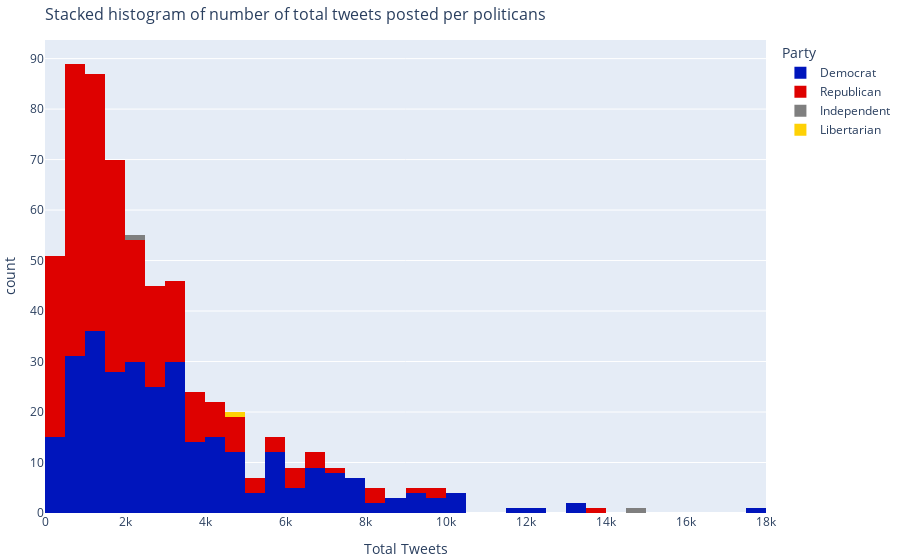

The cell this chart's notebook holds for it:
### Markdown cell above
### Distribution of tweets
Lets explore the distribution of number of tweets posted per politician.

### Code cell
fig = px.histogram(
    tweet_counts, 
    x="Total Tweets", 
    title='Stacked histogram of number of total tweets posted per politicans',
    color='Party',
    color_discrete_sequence=["#0015BC", "#DE0100", "#7f7f7f", "#FED105"]
)
fig.update_layout(
    margin=dict(b=5,l=5,r=5,t=40),
    titlefont_size=16,
)
# save for website
fig.write_html(
    file = "../web_app/plotly_files/tweet_distribution.html", 
    full_html = False,
    include_plotlyjs='cdn'
)
fig

### Figure 1 — Plotly figure (JSON) as saved in the notebook; plotly's stock layout.template omitted (floating-point values rounded to 4 significant figures; data arrays with more than 128 entries replaced by an {"elided": "..."} marker saying what was removed)
{"data": [{"alignmentgroup": "True", "bingroup": "x", "hovertemplate": "Party=Democrat<br>Total Tweets=%{x}<br>count=%{y}<extra></extra>", "legendgroup": "Democrat", "marker": {"color": "#0015BC"}, "name": "Democrat", "offsetgroup": "Democrat", "orientation": "v", "showlegend": true, "type": "histogram", "x": {"elided": "302 int values"}, "xaxis": "x", "yaxis": "y"}, {"alignmentgroup": "True", "bingroup": "x", "hovertemplate": "Party=Republican<br>Total Tweets=%{x}<br>count=%{y}<extra></extra>", "legendgroup": "Republican", "marker": {"color": "#DE0100"}, "name": "Republican", "offsetgroup": "Republican", "orientation": "v", "showlegend": true, "type": "histogram", "x": {"elided": "292 int values"}, "xaxis": "x", "yaxis": "y"}, {"alignmentgroup": "True", "bingroup": "x", "hovertemplate": "Party=Independent<br>Total Tweets=%{x}<br>count=%{y}<extra></extra>", "legendgroup": "Independent", "marker": {"color": "#7f7f7f"}, "name": "Independent", "offsetgroup": "Independent", "orientation": "v", "showlegend": true, "type": "histogram", "x": [2321, 14954], "xaxis": "x", "yaxis": "y"}, {"alignmentgroup": "True", "bingroup": "x", "hovertemplate": "Party=Libertarian<br>Total Tweets=%{x}<br>count=%{y}<extra></extra>", "legendgroup": "Libertarian", "marker": {"color": "#FED105"}, "name": "Libertarian", "offsetgroup": "Libertarian", "orientation": "v", "showlegend": true, "type": "histogram", "x": [4926], "xaxis": "x", "yaxis": "y"}], "layout": {"barmode": "relative", "legend": {"title": {"text": "Party"}, "tracegroupgap": 0}, "margin": {"b": 5, "l": 5, "r": 5, "t": 40}, "title": {"font": {"size": 16}, "text": "Stacked histogram of number of total tweets posted per politicans"}, "xaxis": {"anchor": "y", "domain": [0, 1], "title": {"text": "Total Tweets"}}, "yaxis": {"anchor": "x", "domain": [0, 1], "title": {"text": "count"}}}}
